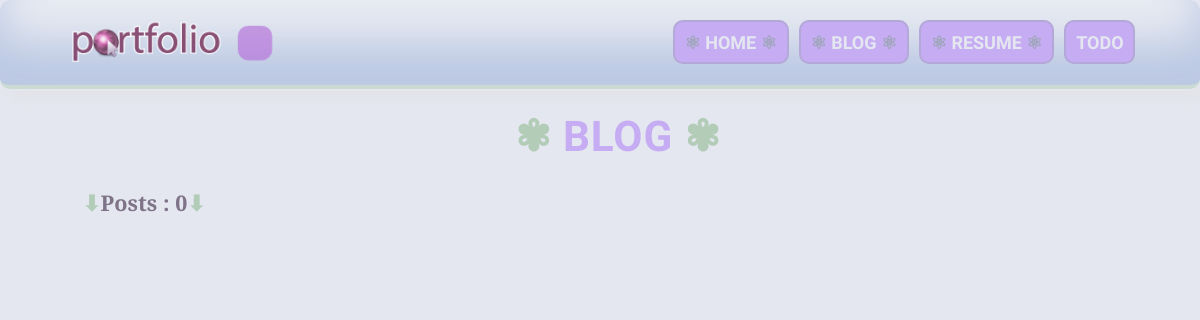
Page /blog/ on the earlier database version.
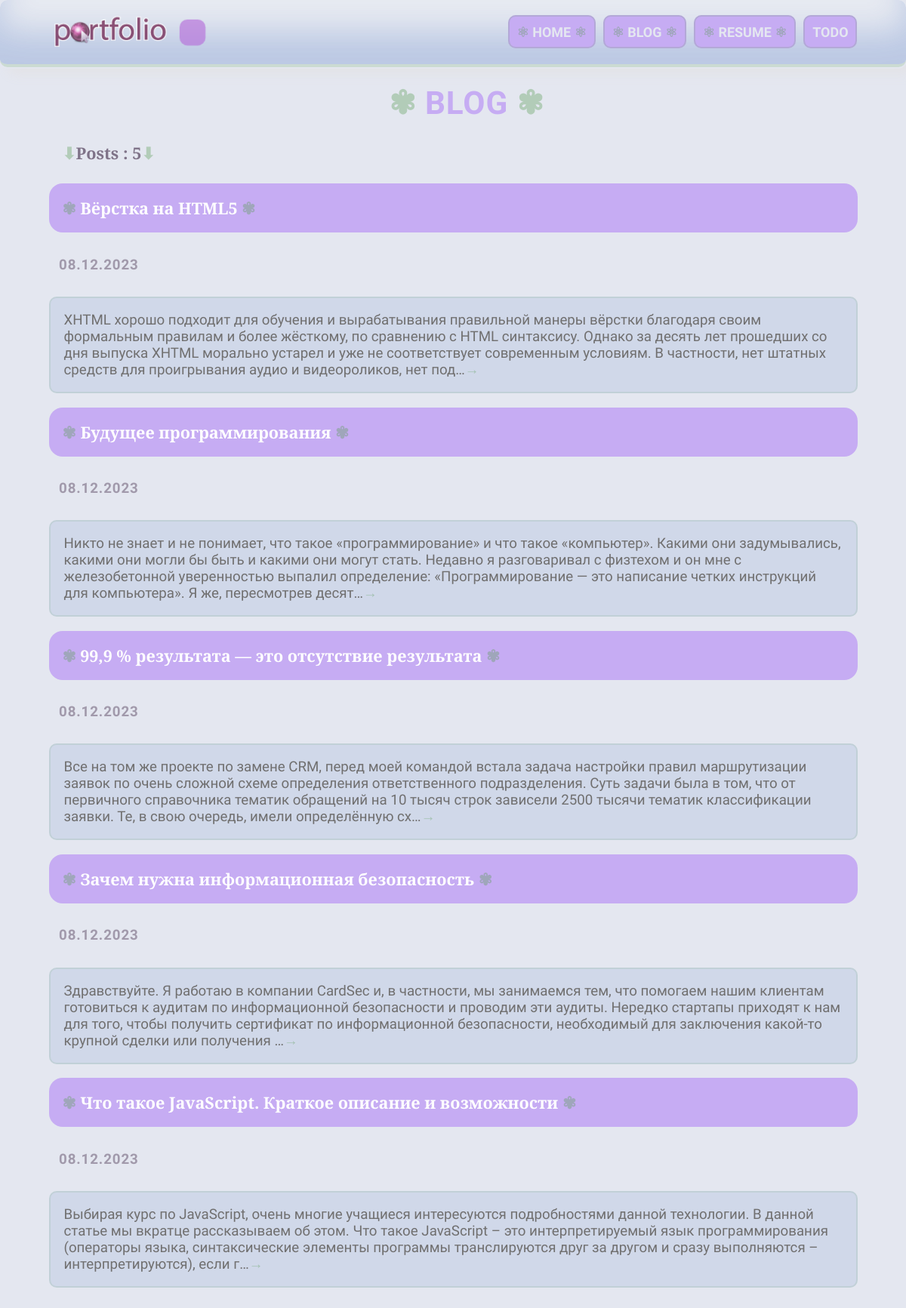
Same page on the later database version.
### blog/models.py (models this page shows, shortened)
class Blog(models.Model):
    title = models.CharField(max_length=200)
    description = models.TextField()
    date = models.DateField()

### blog/views.py (the view)
# urls.py: path('', views.blogs, name='blogs'),
def blogs(request):
    blogs = Blog.objects.order_by('date')
    return render(request, 'blog/blogs.html', {'blogs': blogs})

### blog/templates/blog/blogs.html (shortened to what this page needs)
{% extends 'skills/base.html' %}
{% block content %}
<h1 style="transform: translateY(100%); transition: transform  1s;" class="h1font"><span class="flower">&#10046;</span> BLOG <span class="flower">&#10046;</span></h1>
<h2 style="transform: scale(0); transition: transform  1s;" class="countio"><span class="flower">&#11015;</span>Posts : {{ blogs.count }}<span class="flower">&#11015;</span></h2>
{% for blog in blogs %}
<div class="elementio">
    <h2 style="transform: scale(0); transition: transform  1s;" class="top"><a class="blogio" href="{% url 'detail' blog.id   %}"><span class="flower">&#10046</span> {{ blog.title }} <span class="flower">&#10046</span></a></h2>
    <div class="textio">
        <h5>{{ blog.date | date:'d.m.Y' }}</h5>
        <p style="transform: translateY(-100%); transition: transform  2s;"> {{ blog.description | truncatechars:360|striptags }}<span class="flower">&rarr;</span></p>
    </div>
</div>
{% endfor %}
{%  endblock  %}

Differences in the rows shown:
added Blog: title "Вёрстка на HTML5", date "08.12.2023", description "XHTML хорошо подходит для обучения и вырабатывания правильной манеры вёрстки благодаря своим формальным правилам и более жёсткому, по сравнению с HTML синтаксису. Однако за десять лет прошедших со дня выпуска XHTML морально устарел и уже не соответствует современным условиям. В частности, нет штатных средств для проигрывания аудио и видеороликов, нет под…"
added Blog: title "Будущее программирования", date "08.12.2023", description "Никто не знает и не понимает, что такое «программирование» и что такое «компьютер». Какими они задумывались, какими они могли бы быть и какими они могут стать. Недавно я разговаривал с физтехом и он мне с железобетонной уверенностью выпалил определение: «Программирование — это написание четких инструкций для компьютера». Я же, пересмотрев десят…"
added Blog: title "99,9 % результата — это отсутствие результата", date "08.12.2023", description "Все на том же проекте по замене CRM, перед моей командой встала задача настройки правил маршрутизации заявок по очень сложной схеме определения ответственного подразделения. Суть задачи была в том, что от первичного справочника тематик обращений на 10 тысяч строк зависели 2500 тысячи тематик классификации заявки. Те, в свою очередь, имели определённую сх…"
added Blog: title "Зачем нужна информационная безопасность", date "08.12.2023", description "Здравствуйте. Я работаю в компании CardSec и, в частности, мы занимаемся тем, что помогаем нашим клиентам готовиться к аудитам по информационной безопасности и проводим эти аудиты. Нередко стартапы приходят к нам для того, чтобы получить сертификат по информационной безопасности, необходимый для заключения какой-то крупной сделки или получения …"
added Blog: title "Что такое JavaScript. Краткое описание и возможности", date "08.12.2023", description "Выбирая курс по JavaScript, очень многие учащиеся интересуются подробностями данной технологии. В данной статье мы вкратце рассказываем об этом. Что такое JavaScript – это интерпретируемый язык программирования (операторы языка, синтаксические элементы программы транслируются друг за другом и сразу выполняются – интерпретируются), если г…"
Other differences:
{{ blogs.count }}: "0" → "5"
